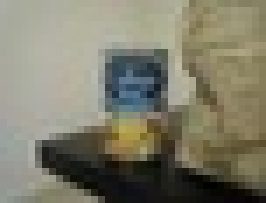
#> input picture Hw1/data/chickenbroth_04.jpg, 38 x 29 px, shrunk from 240 x 180 before the run (shown 7 times larger); the run also reads 1 picture not shown here
$ python main.py   (older library calls are emulated)
#> lines starting #> are read from the running program, lines starting #| are printed output that depends on the picture
### Hw1/code/part_A/my_keypoint_det.py
# -*- coding: utf-8 -*-
"""
Created on Fri Apr  9 21:13:23 2021

@author: daniel
"""

# %%  imports for hw1 (you can add any other library as well)
import numpy as np
import matplotlib.pyplot as plt
import cv2


# %% 1.2 Gaussian pyramid

def createGaussianPyramid(im, sigma0, k, levels):
    GaussianPyramid = []
    for i in range(len(levels)):
        sigma_ = sigma0 * k ** levels[i]
        size = int(np.floor( 3 * sigma_ * 2) + 1)
        blur = cv2.GaussianBlur(im,(size,size),sigma_)
        GaussianPyramid.append(blur)
    return np.stack(GaussianPyramid)

# %% 1.2 Visualize gaussian pyramid

def displayPyramid(pyramid):
    plt.figure(figsize=(16,5))
    plt.imshow(np.hstack(pyramid), cmap='gray')
    plt.axis('off')
    plt.show()


# %% 1.3 The DoG Pyramid

def createDoGPyramid(GaussianPyramid, levels):
    # Produces DoG Pyramid
    # inputs
    # GaussianPyramid - A matrix of grayscale images of size
    # (len(levels), shape(im))
    # levels - the levels of the pyramid where the blur at each level is
    # outputs
    # DoGPyramid - size (len(levels) - 1, shape(im)) matrix of the DoG pyramid
    # created by differencing the Gaussian Pyramid input
    # DogLevels - the levels of the pyramid where the blur at each level corresponds
    # to the DoG scale
    """
    Your code here
    """
    DoGPyramid = []
    for i in range(len(levels)-1):
        DoGPyramid.append(GaussianPyramid[i,:,:] - GaussianPyramid[i+1,:,:])
    DoGLevels = levels[1:]
    DoGPyramid = np.stack(DoGPyramid)
    return DoGPyramid, DoGLevels


# %% 1.4 Edge suppression

def computePrincipalCurvature(DoGPyramid):
    # Edge Suppression
    # Takes in DoGPyramid generated in createDoGPyramid and returns
    # PrincipalCurvature,a matrix of the same size where each point contains the
    # curvature ratio R for the corre-sponding point in the DoG pyramid
    #
    # INPUTS
    # DoG Pyramid - size (len(levels) - 1, shape(im)) matrix of the DoG pyramid
    #
    # OUTPUTS
    # PrincipalCurvature - size (len(levels) - 1, shape(im)) matrix where each
    # point contains the curvature ratio R for the
    # corresponding point in the DoG pyramid
    """
    Your code here
    """
    PrincipalCurvature = []
    for i in range(len(DoGPyramid)):
        Dxx = cv2.Sobel(DoGPyramid[i,:,:],cv2.CV_64F,2,0)
        Dyy = cv2.Sobel(DoGPyramid[i,:,:],cv2.CV_64F,0,2)
        Dxy = cv2.Sobel(DoGPyramid[i,:,:],cv2.CV_64F,1,1)
        TrH = Dxx + Dyy
        DetH = np.multiply(Dxx,Dyy) - np.multiply(Dxy,Dxy)
        epsilon = 10 ** (-7)
        # we add epsilon to avoid division by zero when hessian is not invertible (det = 0)
        R = np.abs(np.divide(np.power(TrH,2),DetH + epsilon))
        PrincipalCurvature.append(R)
    PrincipalCurvature = np.stack(PrincipalCurvature)
    PrincipalCurvature = np.abs(PrincipalCurvature)
    return PrincipalCurvature


# %% 1.5 Get local extrema

def getLocalExtrema(DoGPyramid, DoGLevels, PrincipalCurvature,th_contrast, th_r):
    # Returns local extrema points in both scale and space using the DoGPyramid
    # INPUTS
    # DoGPyramid - size (len(levels) - 1, imH, imW ) matrix of the DoG pyramid
    # DoGlevels - The levels of the pyramid where the blur at each level is
    # outputs
    # PrincipalCurvature - size (len(levels) - 1, imH, imW) matrix contains the
    # curvature ratio R
    # th_contrast - remove any point that is a local extremum but does not have a
    # DoG response magnitude above this threshold
    # th_r - remove any edge-like points that have too large a principal
    # curvature ratio
    # OUTPUTS
    # locsDoG - N x 3 matrix where the DoG pyramid achieves a local extrema in
    # scale and space, and also satisfies the two thresholds.
    """
    Your code here
    """
    mask = (np.abs(DoGPyramid) > th_contrast) & (PrincipalCurvature < th_r)
    maskInd = np.where(mask)
    lvl_max = PrincipalCurvature.shape[0] - 1
    rows = PrincipalCurvature.shape[1]
    cols = PrincipalCurvature.shape[2]
    n_size = 1 # Neighboorhod size
    locsDoG = []
    for lvl_ind, row, col in zip(maskInd[0],maskInd[1],maskInd[2]):
        lvl_prev = np.max([0,lvl_ind-n_size])
        lvl_next = np.min([lvl_max + 1,lvl_ind + n_size + 1])
        row_cur_min = np.max([0, row-n_size])
        row_cur_max = np.min([rows, row + n_size + 1])
        col_cur_min = np.max([0, col-n_size])
        col_cur_max = np.min([cols, col + n_size + 1])
        curNeighborhood =  DoGPyramid[lvl_prev:lvl_next, row_cur_min:row_cur_max, col_cur_min:col_cur_max]
        if DoGPyramid[lvl_ind, row, col] == np.min(curNeighborhood) or DoGPyramid[lvl_ind, row, col] == np.max(curNeighborhood):
            locsDoG.append(np.array([col, row, lvl_ind]))
    locsDoG = np.array(locsDoG)
    return locsDoG


# %% 1.6 Putting it Together

def DoGdetector(im, sigma0, k, levels, th_contrast=0.03, th_r=12):
    # Putting it all together
    # Inputs Description
    # --------------------------------------------------------------------------
    # im Grayscale image with range [0,1].
    # sigma0 Scale of the 0th image pyramid.
    # k Pyramid Factor. Suggest sqrt(2).
    # levels Levels of pyramid to construct. Suggest -1:4.
    # th_contrast DoG contrast threshold. Suggest 0.03.
    # th_r Principal Ratio threshold. Suggest 12.
    # Outputs Description
    # --------------------------------------------------------------------------
    # locsDoG N x 3 matrix where the DoG pyramid achieves a local extrema
    # in both scale and space, and satisfies the two thresholds.
    # gauss_pyramid A matrix of grayscale images of size (len(levels),imH,imW)
    """
    Your code here
    """
    GaussianPyramid = createGaussianPyramid(im, sigma0, k, levels)
    DoGPyramid, DoGLevels = createDoGPyramid(GaussianPyramid, levels)
    PrincipalCurvature = computePrincipalCurvature(DoGPyramid)
    locsDoG = getLocalExtrema(DoGPyramid, DoGLevels, PrincipalCurvature,th_contrast, th_r)
    return locsDoG, GaussianPyramid

# %% 1.6 Testing it

def runDoGdetectorWithDifferentParameters(im, sigma0, k, levels):
    th_r=[12, 12, 12, 1,10000]
    th_contrast=[0.03, 0.015, 0.005, 0.03, 0.03]
    plt.figure()
    for i in range(len(th_r)):
        ax = plt.subplot(5,1,i+1)
        locsDoG, GaussianPyramid = DoGdetector(im, sigma0, k, levels, th_contrast[i], th_r[i])
        plt.imshow(im,cmap = 'gray')
        plt.title('$Th_r = $' + str(th_r[i]) + ' and $ Th_{contrast} = $' + str(th_contrast[i]))
        plt.axis('off')
        for col, row, lev in locsDoG:
          currCircle = plt.Circle((col, row), radius=lev+1, color='r', fill=False)
          ax.add_artist(currCircle)
    plt.show()

### Hw1/code/part_A/main.py
from my_keypoint_det import *
import numpy as np
import matplotlib.pyplot as plt
import cv2

# %% Global parameters

data_path = "../../data"
my_data_path = "../../my_data"
sigma0 = 1
k = np.sqrt(2)
levels = np.array([-1, 0, 1, 2, 3, 4])
th_contrast = 0.03
th_r = 12

# %% 1.1 Load chickenbroth image

im = cv2.imread(f"{data_path}/model_chickenbroth.jpg")
plt.imshow(cv2.cvtColor(im, cv2.COLOR_BGR2RGB))
_ = plt.axis('off')
plt.show()

# %% 1.2 Preprocess image

im = cv2.cvtColor(im, cv2.COLOR_BGR2GRAY)
im = im/255

# %% 1.2 Process gaussian pyramid and display

GaussianPyramid = createGaussianPyramid(im, sigma0, k, levels)
#> after the loop in createGaussianPyramid, `for i in range(len(levels)):`: GaussianPyramid = 6 items
displayPyramid(GaussianPyramid)
#> in displayPyramid, `plt.show()`:
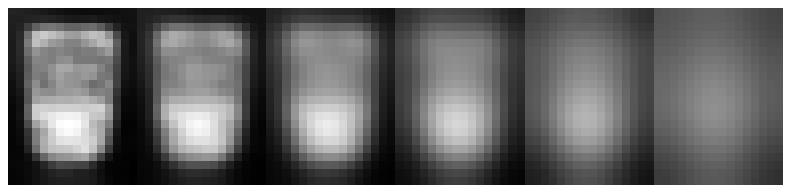
#> figure drawn by matplotlib, 1 panel

print('Gaussian pyramid shape: ' + str(GaussianPyramid.shape))
#| Gaussian pyramid shape: (6, 22, 16)

# %% 1.3 Visualize DoG pyramid

DoGPyramid, DoGLevels = createDoGPyramid(GaussianPyramid, levels)
#> after the loop in createDoGPyramid, `for i in range(len(levels)-1):`: DoGPyramid = 5 items
#> DoGLevels = [0, 1, 2, 3, 4]
displayPyramid(DoGPyramid)
#> in displayPyramid (call 2), `plt.show()`:
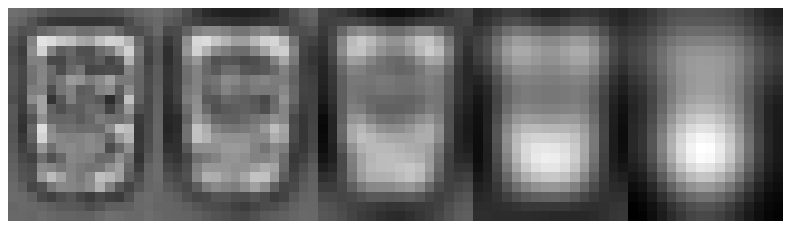
#> figure drawn by matplotlib, 1 panel

print('DoG pyramid shape: ' + str(DoGPyramid.shape))
#| DoG pyramid shape: (5, 22, 16)

# %% 1.4 Visualize edge suppresion - without thresholding

PrincipalCurvature = computePrincipalCurvature(DoGPyramid)
#> the loop in computePrincipalCurvature, `for i in range(len(DoGPyramid)):` made 5 passes
#> after the loop in computePrincipalCurvature, `for i in range(len(DoGPyramid)):`: PrincipalCurvature = 5 items
print('Principal curvature shape: ' + str(PrincipalCurvature.shape))
#| Principal curvature shape: (5, 22, 16)

plt.figure()
for i in range(len(PrincipalCurvature)):
    plt.subplot(1,5,i+1)
    plt.imshow(PrincipalCurvature[i,:,:],cmap='gray')
    plt.title('Edge suppresion at level: ' + str(i + 1))
    plt.axis('off')
#> this loop made 5 passes

plt.show()

# %% 1.4 Visualize edge suppresion - with thresholding

plt.figure()
for i in range(len(PrincipalCurvature)):
    plt.subplot(5,1,i+1)
    plt.imshow(cv2.threshold(PrincipalCurvature[i,:,:],th_r,1,cv2.THRESH_BINARY_INV)[1],cmap='gray')
    plt.title('Edge suppresion at level: ' + str(i + 1))
    plt.axis('off')

plt.show()
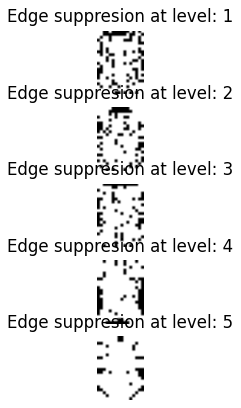
#> figure drawn by matplotlib, 5 panels

# %% 1.5 Print local extrema shape

locsDoG = getLocalExtrema(DoGPyramid, DoGLevels, PrincipalCurvature,th_contrast, th_r)
#> the loop in getLocalExtrema, `for lvl_ind, row, col in zip(maskInd[0],maskInd[1],maskInd[2]):` made 476 passes
#> (lvl_ind, row, col, lvl_prev, lvl_next, row_cur_min, row_cur_max, col_cur_min) on passes 1 to 3: (0, 1, 10, 0, 2, 0, 3, 9), (0, 3, 3, 0, 2, 2, 5, 2), (0, 3, 5, 0, 2, 2, 5, 4)
#> after the loop in getLocalExtrema, `for lvl_ind, row, col in zip(maskInd[0],maskInd[1],maskInd[2]):`: locsDoG = [[3, 3, 0], [6, 7, 0], [10, 7, 0], [4, 9, 0], [10, 9, 0], [12, 9, 0], [3, 12, 0], [11, 12, 0], [4, 17, 0], [8, 19, 0], [11, 19, 0], [11, 3, 1], [0, 0, 3], [15, 0, 4], [7, 6, 4], [7, 14, 4], [0, 21, 4], [15, 21, 4]]
#> in getLocalExtrema, `locsDoG = np.array(locsDoG)`: locsDoG = 18 rows, first 8: [3, 3, 0], [6, 7, 0], [10, 7, 0], [4, 9, 0], [10, 9, 0], [12, 9, 0], [3, 12, 0], [11, 12, 0]

print('Locs DoG shape: ' + str(locsDoG.shape))
#| Locs DoG shape: (18, 3)

# %% 1.6 Testing it

# %% Load image model_chickenbroth and test feature extractor
im = cv2.imread(f"{data_path}/model_chickenbroth.jpg")
plt.figure()
plt.imshow(cv2.cvtColor(im, cv2.COLOR_BGR2RGB))
_ = plt.axis('off')
plt.show()

im = cv2.cvtColor(im, cv2.COLOR_BGR2GRAY)
im = im/255

runDoGdetectorWithDifferentParameters(im,sigma0,k,levels)

# %% Load image chickenbroth_04 and test feature extractor

im = cv2.imread(f"{data_path}/chickenbroth_04.jpg")
#> im is the input picture: shape (29, 38, 3); mean B, G, R 106.5, 124.7, 126.8
plt.figure()
plt.imshow(cv2.cvtColor(im, cv2.COLOR_BGR2RGB))
_ = plt.axis('off')
plt.show()

im = cv2.cvtColor(im, cv2.COLOR_BGR2GRAY)
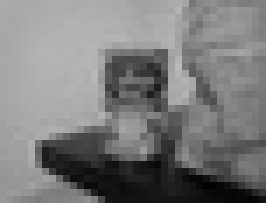
#> im: shape (29, 38) (shown 7 times larger); min 1, max 185, mean 123.3
im = im/255

runDoGdetectorWithDifferentParameters(im, sigma0, k, levels)

# %% Load image OurImage and test feature extractor

im = cv2.imread(f"{my_data_path}/OurImage.jpeg")
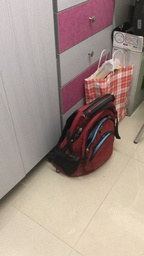
#> input picture Hw1/my_data/OurImage.jpeg, 144 x 256 px, shrunk from 901 x 1600 before the run
#> im is the input picture: shape (256, 144, 3); mean B, G, R 139.2, 148, 166.2
plt.figure()
plt.imshow(cv2.cvtColor(im, cv2.COLOR_BGR2RGB))
_ = plt.axis('off')
plt.show()
im = cv2.cvtColor(im, cv2.COLOR_BGR2GRAY)
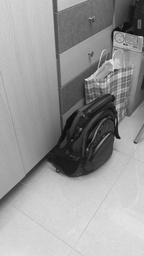
#> im: shape (256, 144); min 7, max 231, mean 152.4
im = im/255

runDoGdetectorWithDifferentParameters(im, sigma0, k, levels)
#> call 3 of runDoGdetectorWithDifferentParameters, with sigma0 = 1, k = 1.41, levels = array of shape (6,)
#> in runDoGdetectorWithDifferentParameters (call 3), `plt.show()`:
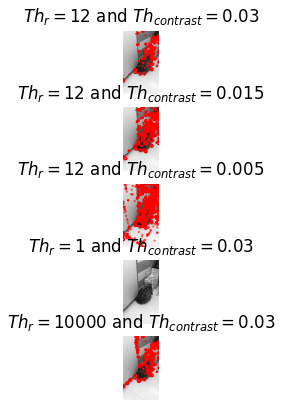
#> figure drawn by matplotlib, 5 panels
